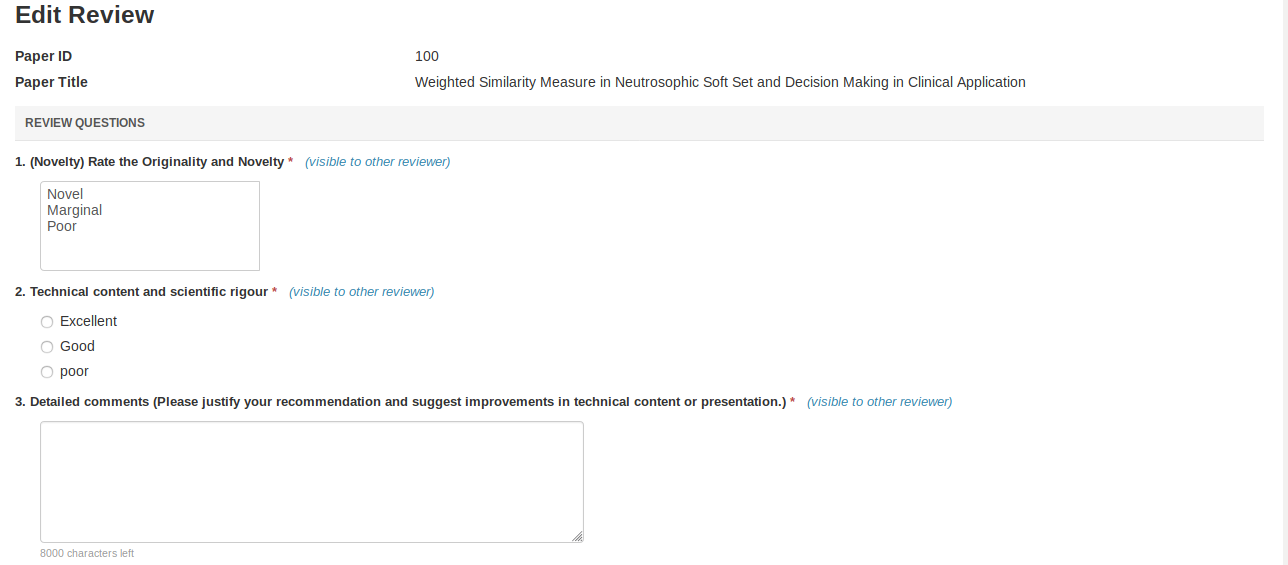
#> input picture drf/dangoeve/formupld/media/1.png, 1288 x 565 px, given in place of 1.jpg, which was not available
$ jupyter execute processing.ipynb   (text cells are left out)
#> lines starting #> are read from the running program, lines starting #| are printed output that depends on the picture; pictures that were not available may be replaced by others from this repository, and a replacement may not be noted
[cell 1]
import time
import os
from PIL import Image, ImageFilter
import multiprocessing


filenames = [
    'images/1.jpg',
    'images/2.jpg',
    'images/3.jpg',
    'images/4.jpg',
    'images/5.jpg',
]


def create_thumbnail(filename, size=(50, 50), thumb_dir='thumbs'):
    try:
        # ensure output directory exists
        os.makedirs(thumb_dir, exist_ok=True)

        # open image safely
        with Image.open(filename) as img:
            # apply gaussian blur
            img = img.filter(ImageFilter.GaussianBlur())

            # create thumbnail
            img.thumbnail(size)

            # save thumbnail
            output_path = os.path.join(thumb_dir, os.path.basename(filename))
            img.save(output_path)

        print(f'{filename} was processed...')

    except Exception as e:
        print(f'Error processing {filename}: {e}')


def main():
    start = time.perf_counter()

    processes = []

    for filename in filenames:
        p = multiprocessing.Process(
            target=create_thumbnail,
            args=(filename,)
        )
        processes.append(p)
        p.start()
#> this loop made 5 passes
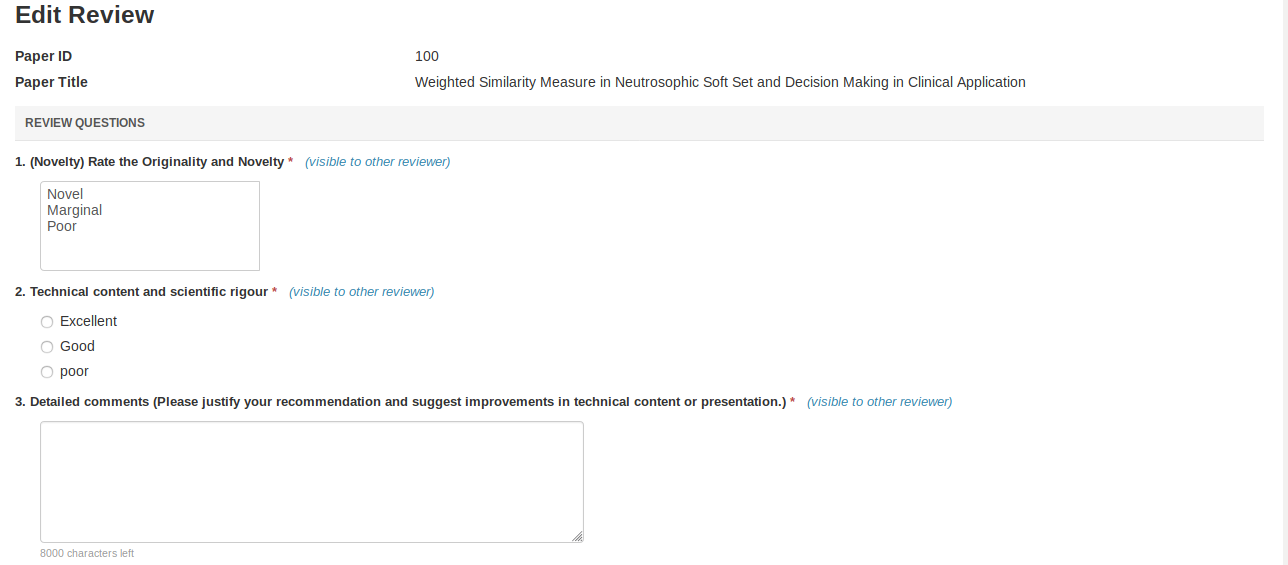
#> input picture drf/dangoeve/formupld/media/1.png, 1288 x 565 px, given in place of 1.jpg, which was not available
#> pass 1, in create_thumbnail, `img = img.filter(ImageFilter.GaussianBlur())`:
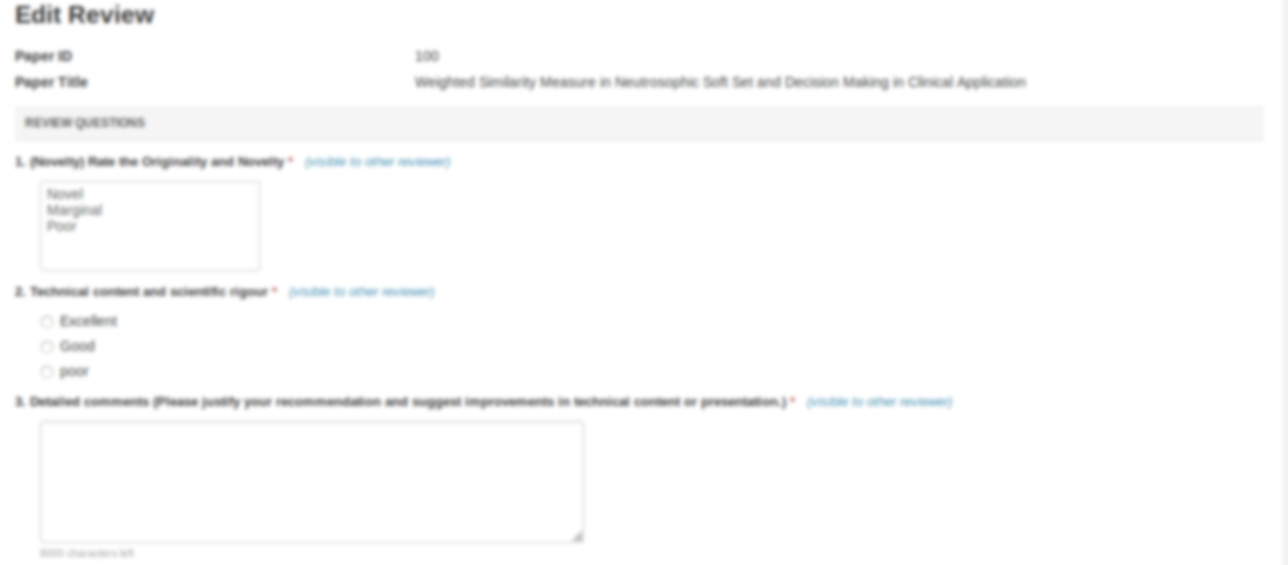
#> img: PIL image 1288x565 RGBA; mean R, G, B, A 251.3, 251.4, 251.5, 255
#> pass 1, in create_thumbnail, `img.save(output_path)`:
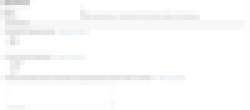
#> saved as 1.jpg: PIL image 50x22 RGBA (shown 5 times larger); mean R, G, B, A 251.1, 251.3, 251.3, 255

    for p in processes:
        p.join()

    finish = time.perf_counter()
    print(f'It took {finish - start:.2f} second(s) to finish')


if __name__ == '__main__':
    multiprocessing.freeze_support()  # ✅ Required on Windows
    main()

[cell 2]
import time
import os
from PIL import Image, ImageFilter
from concurrent.futures import ProcessPoolExecutor
import multiprocessing


filenames = [
    'images/1.jpg',
    'images/2.jpg',
    'images/3.jpg',
    'images/4.jpg',
    'images/5.jpg',
]


def create_thumbnail(filename, size=(50, 50), thumb_dir='thumbs'):
#> called with filename = 'images/1.jpg', size = (50, 50), thumb_dir = 'thumbs'
    try:
        # ensure output directory exists
        os.makedirs(thumb_dir, exist_ok=True)

        # open image safely
        with Image.open(filename) as img:
            # apply gaussian blur
#> img is the input picture: PIL image 1288x565 RGBA; mean R, G, B, A 251.3, 251.4, 251.5, 255
            img = img.filter(ImageFilter.GaussianBlur())

            # create thumbnail
            img.thumbnail(size)

            # save image
            output_path = os.path.join(thumb_dir, os.path.basename(filename))
            img.save(output_path)

        print(f'{filename} was processed...')

    except Exception as e:
        print(f'Error processing {filename}: {e}')


def main():
    start = time.perf_counter()

    with ProcessPoolExecutor() as executor:
        # Force evaluation to surface exceptions
        list(executor.map(create_thumbnail, filenames))
